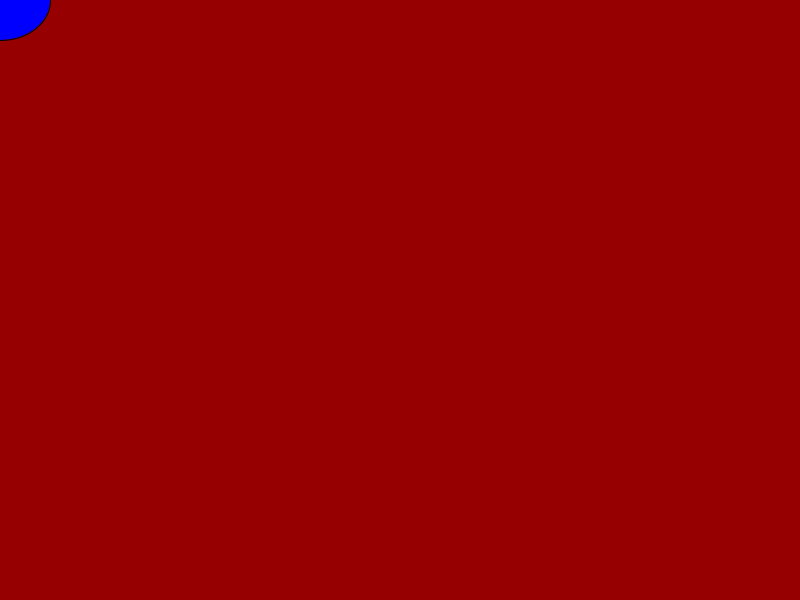
Frame 1 (no input)
Frame 60 (the mouse pressed at the canvas centre just before this capture): identical to frame 1, image omitted
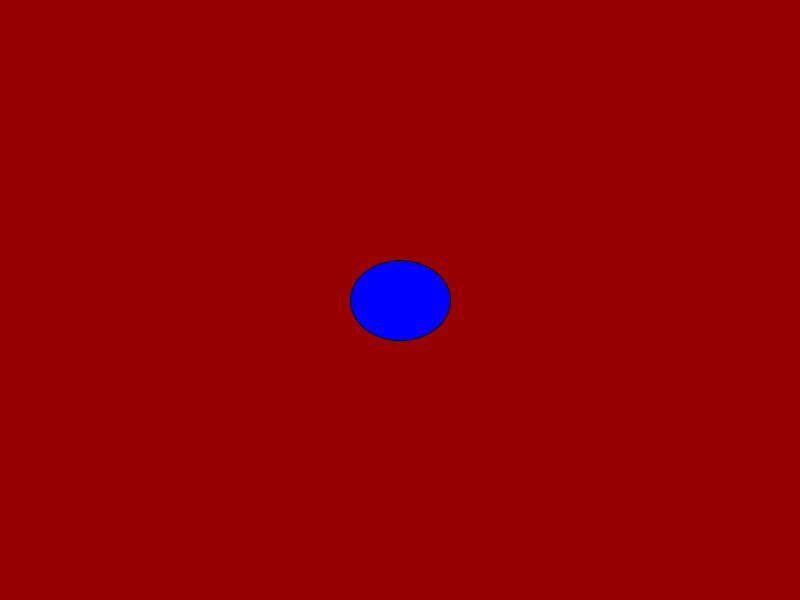
Frame 120 (the mouse held since frame 60 and released just before this capture)

The Processing sketch that drew these frames (run headless with seeded random() and noise(); from frame 60 on, the mouse is pressed at the canvas centre):

// Processing sketch: krujok
// ── krujok.pde
void setup() {
  size(800,600);
}

void draw() {
  background(150, 0,0);
  fill(0,0,255);
  ellipse(mouseX, mouseY, 100, 80);
}
